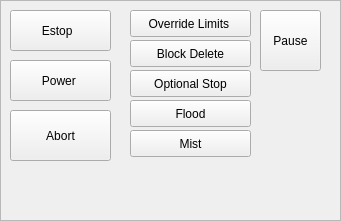
   <widget class="QFrame" name="frame_auto_2">
    <property name="geometry">
     <rect>
      <x>10</x>
      <y>460</y>
      <width>341</width>
      <height>221</height>
     </rect>
    </property>
    <property name="styleSheet">
     <string notr="true">QFrame{
border-image: url(/home/chris/lbv-dev/share/qtscreen/images/frame_bg_grey.png) 0 0 0 0 stretch stretch;}</string>
    </property>
    <property name="frameShape">
     <enum>QFrame::StyledPanel</enum>
    </property>
    <property name="frameShadow">
     <enum>QFrame::Raised</enum>
    </property>
    <widget class="ActionButton" name="actionbutton_override_limits">
     <property name="geometry">
      <rect>
       <x>130</x>
       <y>10</y>
       <width>121</width>
       <height>27</height>
      </rect>
     </property>
     <property name="text">
      <string>Override Limits </string>
     </property>
     <property name="limits_override_action" stdset="0">
      <bool>true</bool>
     </property>
    </widget>
    <widget class="StateLED" name="StateLED_9">
     <property name="geometry">
      <rect>
       <x>230</x>
       <y>0</y>
       <width>31</width>
       <height>41</height>
      </rect>
     </property>
     <property name="diameter">
      <number>10</number>
     </property>
     <property name="flashing" stdset="0">
      <bool>false</bool>
     </property>
     <property name="is_paused_status" stdset="0">
      <bool>false</bool>
     </property>
     <property name="is_flood_status" stdset="0">
      <bool>false</bool>
     </property>
     <property name="is_block_delete_status" stdset="0">
      <bool>false</bool>
     </property>
     <property name="is_limits_overridden_status" stdset="0">
      <bool>true</bool>
     </property>
     <property name="is_limits_overriden_status" stdset="0">
      <bool>true</bool>
     </property>
    </widget>
    <widget class="ActionButton" name="button_estop">
     <property name="geometry">
      <rect>
       <x>10</x>
       <y>10</y>
       <width>101</width>
       <height>41</height>
      </rect>
     </property>
     <property name="styleSheet">
      <string notr="true">font: 75 italic 20pt &quot;Noto Sans&quot;;</string>
     </property>
     <property name="text">
      <string>Estop  </string>
     </property>
     <property name="checkable">
      <bool>true</bool>
     </property>
     <property name="checked">
      <bool>false</bool>
     </property>
     <property name="estop_action" stdset="0">
      <bool>true</bool>
     </property>
    </widget>
    <widget class="ActionButton" name="button_machineon">
     <property name="geometry">
      <rect>
       <x>10</x>
       <y>60</y>
       <width>101</width>
       <height>41</height>
      </rect>
     </property>
     <property name="styleSheet">
      <string notr="true">font: 75 italic 20pt &quot;Noto Sans&quot;;</string>
     </property>
     <property name="text">
      <string>Power </string>
     </property>
     <property name="checkable">
      <bool>true</bool>
     </property>
     <property name="estop_action" stdset="0">
      <bool>false</bool>
     </property>
     <property name="machine_on_action" stdset="0">
      <bool>true</bool>
     </property>
    </widget>
    <widget class="ActionButton" name="actionbutton_flood">
     <property name="geometry">
      <rect>
       <x>130</x>
       <y>100</y>
       <width>121</width>
       <height>27</height>
      </rect>
     </property>
     <property name="text">
      <string>Flood</string>
     </property>
     <property name="checkable">
      <bool>false</bool>
     </property>
     <property name="limits_override_action" stdset="0">
      <bool>false</bool>
     </property>
     <property name="flood_action" stdset="0">
      <bool>true</bool>
     </property>
    </widget>
    <widget class="ActionButton" name="actionbutton_mist">
     <property name="geometry">
      <rect>
       <x>130</x>
       <y>130</y>
       <width>121</width>
       <height>27</height>
      </rect>
     </property>
     <property name="text">
      <string>Mist</string>
     </property>
     <property name="checkable">
      <bool>false</bool>
     </property>
     <property name="limits_override_action" stdset="0">
      <bool>false</bool>
     </property>
     <property name="mist_action" stdset="0">
      <bool>true</bool>
     </property>
    </widget>
    <widget class="ActionButton" name="actionbutton_block_delete">
     <property name="geometry">
      <rect>
       <x>130</x>
       <y>40</y>
       <width>121</width>
       <height>27</height>
      </rect>
     </property>
     <property name="text">
      <string>Block Delete</string>
     </property>
     <property name="checkable">
      <bool>false</bool>
     </property>
     <property name="limits_override_action" stdset="0">
      <bool>false</bool>
     </property>
     <property name="block_delete_action" stdset="0">
      <bool>true</bool>
     </property>
    </widget>
    <widget class="ActionButton" name="actionbutton_optional_stop">
     <property name="geometry">
      <rect>
       <x>130</x>
       <y>70</y>
       <width>121</width>
       <height>27</height>
      </rect>
     </property>
     <property name="text">
      <string>Optional Stop</string>
     </property>
     <property name="checkable">
      <bool>false</bool>
     </property>
     <property name="limits_override_action" stdset="0">
      <bool>false</bool>
     </property>
     <property name="block_delete_action" stdset="0">
      <bool>false</bool>
     </property>
     <property name="optional_stop_action" stdset="0">
      <bool>true</bool>
     </property>
    </widget>
    <widget class="StateLED" name="StateLED_8">
     <property name="geometry">
      <rect>
       <x>230</x>
       <y>30</y>
       <width>31</width>
       <height>41</height>
      </rect>
     </property>
     <property name="diameter">
      <number>10</number>
     </property>
     <property name="color">
      <color>
       <red>85</red>
       <green>255</green>
       <blue>0</blue>
      </color>
     </property>
     <property name="flashing" stdset="0">
      <bool>false</bool>
     </property>
     <property name="is_paused_status" stdset="0">
      <bool>false</bool>
     </property>
     <property name="is_flood_status" stdset="0">
      <bool>false</bool>
     </property>
     <property name="is_block_delete_status" stdset="0">
      <bool>true</bool>
     </property>
    </widget>
    <widget class="StateLED" name="StateLED_7">
     <property name="geometry">
      <rect>
       <x>230</x>
       <y>60</y>
       <width>31</width>
       <height>41</height>
      </rect>
     </property>
     <property name="diameter">
      <number>10</number>
     </property>
     <property name="color">
      <color>
       <red>85</red>
       <green>255</green>
       <blue>0</blue>
      </color>
     </property>
     <property name="state">
      <bool>false</bool>
     </property>
     <property name="flashing" stdset="0">
      <bool>false</bool>
     </property>
     <property name="invert_state_status" stdset="0">
      <bool>false</bool>
     </property>
     <property name="is_paused_status" stdset="0">
      <bool>false</bool>
     </property>
     <property name="is_flood_status" stdset="0">
      <bool>false</bool>
     </property>
     <property name="is_optional_stop_status" stdset="0">
      <bool>true</bool>
     </property>
    </widget>
    <widget class="StateLED" name="StateLED_5">
     <property name="geometry">
      <rect>
       <x>230</x>
       <y>100</y>
       <width>31</width>
       <height>21</height>
      </rect>
     </property>
     <property name="diameter">
      <number>10</number>
     </property>
     <property name="color">
      <color>
       <red>85</red>
       <green>255</green>
       <blue>0</blue>
      </color>
     </property>
     <property name="flashing" stdset="0">
      <bool>false</bool>
     </property>
     <property name="is_paused_status" stdset="0">
      <bool>false</bool>
     </property>
     <property name="is_flood_status" stdset="0">
      <bool>true</bool>
     </property>
    </widget>
    <widget class="StateLED" name="StateLED_6">
     <property name="geometry">
      <rect>
       <x>230</x>
       <y>130</y>
       <width>31</width>
       <height>21</height>
      </rect>
     </property>
     <property name="diameter">
      <number>10</number>
     </property>
     <property name="color">
      <color>
       <red>85</red>
       <green>255</green>
       <blue>0</blue>
      </color>
     </property>
     <property name="flashing" stdset="0">
      <bool>false</bool>
     </property>
     <property name="is_paused_status" stdset="0">
      <bool>false</bool>
     </property>
     <property name="is_mist_status" stdset="0">
      <bool>true</bool>
     </property>
    </widget>
    <widget class="StateLED" name="led_machine_on">
     <property name="geometry">
      <rect>
       <x>90</x>
       <y>60</y>
       <width>31</width>
       <height>21</height>
      </rect>
     </property>
     <property name="diameter">
      <number>15</number>
     </property>
     <property name="color">
      <color>
       <red>85</red>
       <green>255</green>
       <blue>0</blue>
      </color>
     </property>
     <property name="flashing" stdset="0">
      <bool>false</bool>
     </property>
     <property name="is_on_status" stdset="0">
      <bool>true</bool>
     </property>
     <property name="is_idle_status" stdset="0">
      <bool>false</bool>
     </property>
    </widget>
    <widget class="StateLED" name="StateLED">
     <property name="geometry">
      <rect>
       <x>90</x>
       <y>10</y>
       <width>21</width>
       <height>21</height>
      </rect>
     </property>
     <property name="diameter">
      <number>20</number>
     </property>
     <property name="flashing" stdset="0">
      <bool>true</bool>
     </property>
     <property name="is_estopped_status" stdset="0">
      <bool>true</bool>
     </property>
    </widget>
    <widget class="ActionButton" name="actionbutton_6">
     <property name="geometry">
      <rect>
       <x>10</x>
       <y>110</y>
       <width>101</width>
       <height>51</height>
      </rect>
     </property>
     <property name="text">
      <string>Abort</string>
     </property>
     <property name="estop_action" stdset="0">
      <bool>false</bool>
     </property>
     <property name="abort_action" stdset="0">
      <bool>true</bool>
     </property>
     <property name="pause_action" stdset="0">
      <bool>false</bool>
     </property>
    </widget>
    <widget class="ActionButton" name="actionbutton_5">
     <property name="geometry">
      <rect>
       <x>260</x>
       <y>10</y>
       <width>61</width>
       <height>61</height>
      </rect>
     </property>
     <property name="text">
      <string>Pause</string>
     </property>
     <property name="estop_action" stdset="0">
      <bool>false</bool>
     </property>
     <property name="abort_action" stdset="0">
      <bool>false</bool>
     </property>
     <property name="pause_action" stdset="0">
      <bool>true</bool>
     </property>
    </widget>
    <widget class="StateLED" name="StateLED_4">
     <property name="geometry">
      <rect>
       <x>300</x>
       <y>10</y>
       <width>31</width>
       <height>16</height>
      </rect>
     </property>
     <property name="diameter">
      <number>10</number>
     </property>
     <property name="flashing" stdset="0">
      <bool>true</bool>
     </property>
     <property name="is_paused_status" stdset="0">
      <bool>true</bool>
     </property>
    </widget>
   </widget>
